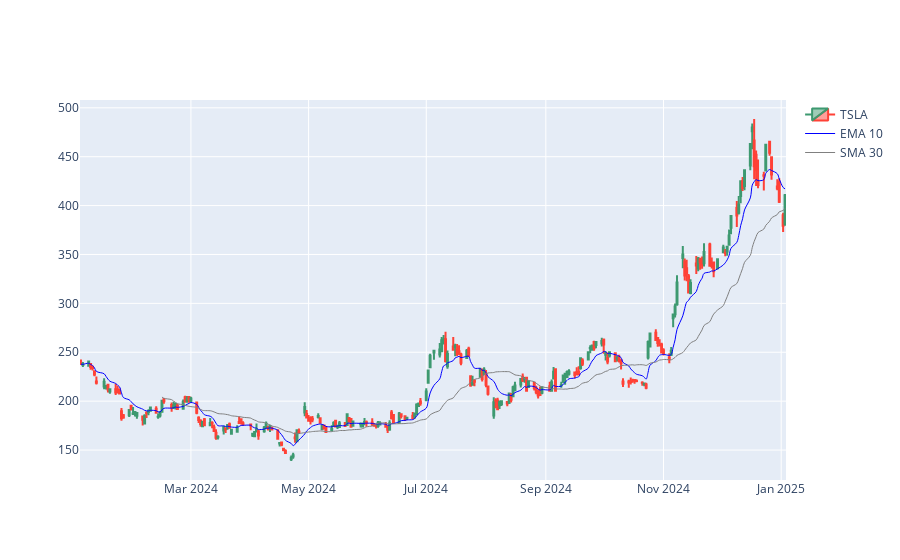

Notebook code for this chart:
### Code cell
from finta import TA

data = t.history(period='1y', rounding=True)
data['ema10'] = TA.EMA(data, 10)
data['sma30'] = TA.SMA(data, 30)

import plotly.graph_objects as go

fig = go.Figure(data=[
                go.Candlestick(
                    x = data.index, # date values
                    open  = data['Open'],
                    high  = data['High'],
                    low   = data['Low'],
                    close = data['Close'],
                    name = STOCK
                ),
         
                go.Scatter( x=data['ema10'].index,
                            y=data['ema10'],
                            name='EMA 10',
                            line=dict(color='blue',
                                      width=1,
                                      shape='spline'), # smooth the line
                            ),
        
                go.Scatter( x=data['sma30'].index,
                            y=data['sma30'],
                            name='SMA 30',
                            line=dict(color='grey',
                                      width=1,
                                      shape='spline'), # smooth the line
                            )
                ])

# Mask a default range slider
fig.update_layout(xaxis_rangeslider_visible=False)
fig.show()

### Figure 1 — Plotly figure (JSON) as saved in the notebook; plotly's stock layout.template omitted (floating-point values rounded to 4 significant figures; data arrays with more than 128 entries replaced by an {"elided": "..."} marker saying what was removed)
{"data": [{"close": {"elided": "252 float values"}, "high": {"elided": "252 float values"}, "low": {"elided": "252 float values"}, "name": "TSLA", "open": {"elided": "252 float values"}, "type": "candlestick", "x": {"elided": "252 str values"}}, {"line": {"color": "blue", "shape": "spline", "width": 1}, "name": "EMA 10", "type": "scatter", "x": {"elided": "252 str values"}, "y": {"elided": "252 float values"}}, {"line": {"color": "grey", "shape": "spline", "width": 1}, "name": "SMA 30", "type": "scatter", "x": {"elided": "252 str values"}, "y": {"elided": "252 float values"}}], "layout": {"xaxis": {"rangeslider": {"visible": false}}}}
